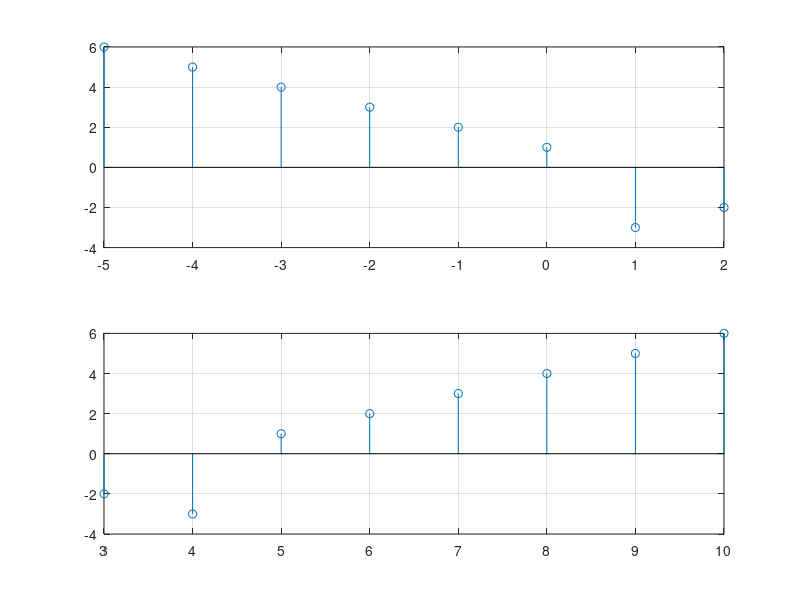

This figure's MATLAB source:
%% clear
clc
clear all
close all

%% declare
y = [-2 -3 1 2 3 4 5 6];
n = -2:1:5;
k = 5;

%% plot
subplot(2,1,1);
stem(-n, y);
grid on;

subplot(2,1,2);
stem(n+k, y);
grid on;